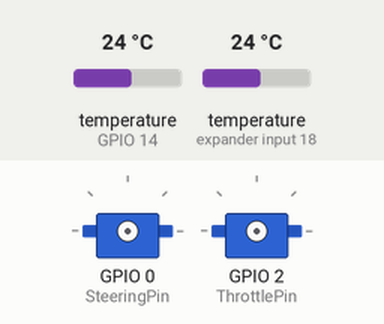
Recording of a sketch running on a simulated ESP8266 (NodeMCU). Parts: 2 × servo. Inputs (shaded band) come from the test bench; at power-on: temperature (sensors on GPIO 14, expander input 18) 24 °C. WiFi joins after 1.5 s; servers stay silent unless stated; random numbers use the default seed unless the sketch sets one.

Above: at 0.0 s.
At 2.2 s:
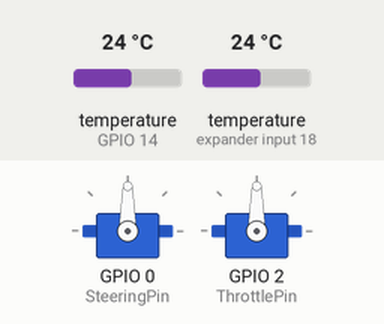
At 2.7 s:
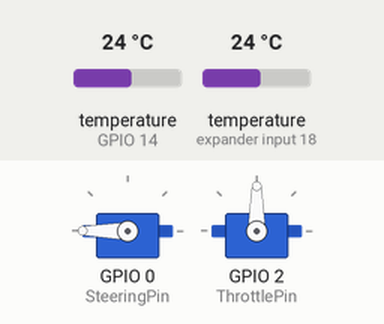
At 3.3 s:
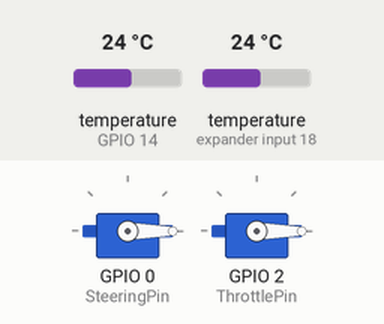
Timing chart, 0 to 4.8 s (numbered marks = the images above):
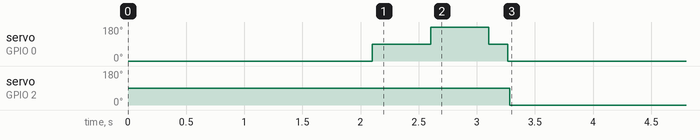

The sketch:

WirelessCar.ino
```cpp
#include "RC_Controller.hpp"

using namespace RC;

Controller controller;

void setup(void)
{
    // pinMode(Pin::LedPin, OUTPUT);
    // pinMode(Pin::ButtonPin, INPUT);

    // digitalWrite(Pin::LedPin, HIGH);
    controller.setup();
}

void loop(void)
{
    controller.run();
    // delay(200);
}
```

FirebaseCredential.hpp
```cpp
#pragma once

namespace Credentials
{
    const char *host = "****************";
    const char *auth = "****************";
}
```

Network.hpp
```cpp
#pragma once

namespace RC::Network
{
    // Wifi
    const char *ssid = "****************";
    const char *password = "****************";
    const char *serverHostname = "test.mosquitto.org";

    const char *homeTopic = "home/message";

    const char *controls = "controls";
    const char *controlSteeringTopic = "controls/steering";
    const char *controlThrottleTopic = "controls/throttle";

    const char *sensors = "sensors";
    const char *sensorEngine = "sensors/first";
    const char *sensorController = "sensors/second";
}
```

Pin.hpp
```cpp
#pragma once

namespace RC::Pin
{
    /**
     * D0 = GPIO16
     * D5 = GPIO14
     * D6 = GPIO12
     * D7 = GPIO13
     * D8 = GPIO15
     *
     * D1 = GPIO5
     * D2 = GPIO4
     * D3 = GPIO0
     * D4 = GPIO2
     */

    static const int LedPin = 13;
    static const int SteeringPin = 0; // D3
    static const int ThrottlePin = 2;

    static const int TemperaturePin = 14; // D2
}
```

RC_Controller.hpp
```cpp
#pragma once

#include <PubSubClient.h>
#include <ESP8266WiFi.h>
#include <Servo.h>
#include <OneWire.h>
#include <DallasTemperature.h>
#include <FirebaseESP8266.h>

#include "Network.hpp"
#include "FirebaseCredential.hpp"
#include "Pin.hpp"

constexpr auto DebugOut { false };

namespace RC
{
    struct Controller;
}

struct RC::Controller
{
    WiFiClient wifiClient;
    PubSubClient mqttClient;
    Servo servoSteering;
    Servo servoThrottle;
    OneWire temperatureWire;
    DallasTemperature temperatureSensor;
    FirebaseData firebaseData;
    FirebaseJsonData jsonData;

    Controller(void) : mqttClient(wifiClient) {}

    void setupWifi(void) noexcept
    {
        // Wifi
        delay(100);
        if constexpr (DebugOut) {
            Serial.printf("\nConnecting to %s\n", Network::ssid);
        }
        WiFi.mode(WIFI_STA);
        WiFi.begin(Network::ssid, Network::password);

        while (WiFi.status() != WL_CONNECTED) {
            delay(250);
            if constexpr (DebugOut) {
                Serial.print(".");
            }
        }
        if constexpr (DebugOut) {
            Serial.println("");
            Serial.print("WiFi connected on IP address ");
            Serial.println(WiFi.localIP());
        }

        // Firebase
        Firebase.begin(Credentials::host, Credentials::auth);
        if constexpr (DebugOut) {
            if (Firebase.ready())
                Serial.print("ready");
            else
                Serial.print("not ready");
        }
    }

    void setup(void) noexcept
    {
        if constexpr (DebugOut)
            Serial.begin(115200);
        // Wifi
        setupWifi();

        // MQTT
        // mqttClient.setServer(Network::serverHostname, 1883);
        // mqttClient.setCallback([this] (char *topic, uint8_t *payload, unsigned int length) -> void
        //     { callback(topic, payload, length); }
        // );

        // Servo
        servoSteering.attach(Pin::SteeringPin);
        servoThrottle.attach(Pin::ThrottlePin);
        servoSteering.write(0);
        delay(500);
        servoSteering.write(90);
        delay(500);
        servoSteering.write(180);
        delay(500);
        servoSteering.write(90);

        // Temp sensors
        temperatureWire.begin(Pin::TemperaturePin);
        temperatureSensor.setOneWire(&temperatureWire);
        temperatureSensor.begin();
        temperatureSensor.setWaitForConversion(false);
    }

    void updateControls(void) noexcept
    {
        Firebase.getJSON(firebaseData, Network::controls);
        firebaseData.jsonObject().get(jsonData, "steering");
        servoSteering.write(jsonData.intValue);
        if constexpr (DebugOut) {
            Serial.print("steering: ");
            Serial.println(jsonData.intValue);
        }
        firebaseData.jsonObject().get(jsonData, "throttle");
        servoThrottle.write(jsonData.intValue);
        if constexpr (DebugOut) {
            Serial.print("throttle: ");
            Serial.println(jsonData.intValue);
        }
    }

    void updateSensors(void) noexcept
    {
        temperatureSensor.requestTemperatures();
        auto temp = temperatureSensor.getTempCByIndex(0);
        Firebase.setDouble(firebaseData, Network::sensorEngine, temp);
        if constexpr (DebugOut) {
            Serial.print(temp);
            Serial.println("°C");
        }
        temp = temperatureSensor.getTempCByIndex(1);
        Firebase.setDouble(firebaseData, Network::sensorController, temp);
        if constexpr (DebugOut) {
            Serial.print(temp);
            Serial.println("°C");
            Serial.println();
        }
    }

    void connectWebServer(void) noexcept
    {
        while (!mqttClient.connected()) {
            // Create a random mqttClient ID
            String clientId = "ESP8266-";
            clientId += String(random(0xffff), HEX);
            if constexpr (DebugOut) {
                Serial.printf("MQTT connecting as mqttClient %s...\n", clientId.c_str());
            }

            // Attempt to connect
            if (mqttClient.connect(clientId.c_str())) {
                if constexpr (DebugOut)
                    Serial.println("MQTT connected");
                // Once connected, publish an announcement...
                mqttClient.publish(Network::homeTopic, "hello from ESP8266");
                // ... and resubscribe
                mqttClient.subscribe(Network::homeTopic);
                mqttClient.subscribe(Network::controlSteeringTopic);
            } else {
                if constexpr (DebugOut) {
                    Serial.printf("MQTT failed, state %i, retrying...\n", mqttClient.state());
                }
                // Wait before retrying
                delay(2500);
            }
        }
    }

    void callback(char *topic, byte *payload, unsigned int length)
    {
        // copy payload to a static string
        String msg(length);
        strncpy(msg.begin(), reinterpret_cast<char *>(payload), length);

        if constexpr (DebugOut) {
            Serial.printf("topic %s, msg: %s\n", topic, msg.c_str());
        }

        const String top(topic);
        if (top == Network::homeTopic) {
        } else if (top == Network::controlSteeringTopic) {
            servoSteering.write(msg.toInt());
        } else if (top == Network::controlThrottleTopic) {
        } else {
            if constexpr (DebugOut) {
                Serial.print("Unknown topic: ");
                Serial.println(topic);
            }
        }
    }

    void run(void)
    {
        // MQTT (old version)
        // connectWebServer();
        // mqttClient.loop();

        // Firebase controls
        updateControls();

        // Temperature sensors
        updateSensors();
    }
};
```

Measured:
- by itself, servo on GPIO 0 (SteeringPin): 0° → 90° at 2.1 s, → 180° 0.50 s later, → 90° 0.50 s later, → 0° 0.17 s later
- by itself, servo on GPIO 2 (ThrottlePin): 90° → 0° at 3.3 s
